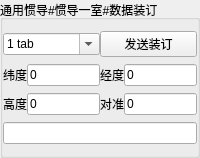
             <widget class="QGroupBox" name="groupBox_6">
              <property name="sizePolicy">
               <sizepolicy hsizetype="Preferred" vsizetype="Maximum">
                <horstretch>0</horstretch>
                <verstretch>0</verstretch>
               </sizepolicy>
              </property>
              <property name="title">
               <string>通用惯导#惯导一室#数据装订</string>
              </property>
              <layout class="QVBoxLayout" name="verticalLayout_11">
               <property name="spacing">
                <number>7</number>
               </property>
               <property name="leftMargin">
                <number>0</number>
               </property>
               <property name="topMargin">
                <number>11</number>
               </property>
               <property name="rightMargin">
                <number>0</number>
               </property>
               <property name="bottomMargin">
                <number>11</number>
               </property>
               <item>
                <widget class="QWidget" name="widget_8" native="true">
                 <layout class="QHBoxLayout" name="horizontalLayout_9">
                  <property name="spacing">
                   <number>0</number>
                  </property>
                  <property name="leftMargin">
                   <number>0</number>
                  </property>
                  <property name="topMargin">
                   <number>0</number>
                  </property>
                  <property name="rightMargin">
                   <number>0</number>
                  </property>
                  <property name="bottomMargin">
                   <number>0</number>
                  </property>
                  <item>
                   <widget class="QComboBox" name="comboBox_binding_com">
                    <property name="sizePolicy">
                     <sizepolicy hsizetype="Minimum" vsizetype="Fixed">
                      <horstretch>0</horstretch>
                      <verstretch>0</verstretch>
                     </sizepolicy>
                    </property>
                    <property name="toolTip">
                     <string>&lt;html&gt;&lt;head/&gt;&lt;body&gt;&lt;p&gt;串口&lt;/p&gt;&lt;/body&gt;&lt;/html&gt;</string>
                    </property>
                    <property name="editable">
                     <bool>true</bool>
                    </property>
                    <item>
                     <property name="text">
                      <string>1 tab</string>
                     </property>
                    </item>
                    <item>
                     <property name="text">
                      <string>2 tab</string>
                     </property>
                    </item>
                    <item>
                     <property name="text">
                      <string>3 tab</string>
                     </property>
                    </item>
                   </widget>
                  </item>
                  <item>
                   <widget class="QPushButton" name="pushButton_binding_send">
                    <property name="sizePolicy">
                     <sizepolicy hsizetype="Ignored" vsizetype="Fixed">
                      <horstretch>0</horstretch>
                      <verstretch>0</verstretch>
                     </sizepolicy>
                    </property>
                    <property name="text">
                     <string>发送装订</string>
                    </property>
                   </widget>
                  </item>
                 </layout>
                </widget>
               </item>
               <item>
                <widget class="QWidget" name="widget_9" native="true">
                 <layout class="QHBoxLayout" name="horizontalLayout_10">
                  <property name="spacing">
                   <number>0</number>
                  </property>
                  <property name="leftMargin">
                   <number>0</number>
                  </property>
                  <property name="topMargin">
                   <number>0</number>
                  </property>
                  <property name="rightMargin">
                   <number>0</number>
                  </property>
                  <property name="bottomMargin">
                   <number>0</number>
                  </property>
                  <item>
                   <widget class="QLabel" name="label_33">
                    <property name="sizePolicy">
                     <sizepolicy hsizetype="Fixed" vsizetype="Preferred">
                      <horstretch>0</horstretch>
                      <verstretch>0</verstretch>
                     </sizepolicy>
                    </property>
                    <property name="text">
                     <string>纬度</string>
                    </property>
                   </widget>
                  </item>
                  <item>
                   <widget class="QLineEdit" name="lineEdit_binding_latitude">
                    <property name="sizePolicy">
                     <sizepolicy hsizetype="Ignored" vsizetype="Fixed">
                      <horstretch>0</horstretch>
                      <verstretch>0</verstretch>
                     </sizepolicy>
                    </property>
                    <property name="text">
                     <string>0</string>
                    </property>
                   </widget>
                  </item>
                  <item>
                   <widget class="QLabel" name="label_34">
                    <property name="sizePolicy">
                     <sizepolicy hsizetype="Fixed" vsizetype="Preferred">
                      <horstretch>0</horstretch>
                      <verstretch>0</verstretch>
                     </sizepolicy>
                    </property>
                    <property name="text">
                     <string>经度</string>
                    </property>
                   </widget>
                  </item>
                  <item>
                   <widget class="QLineEdit" name="lineEdit_binding_longitude">
                    <property name="sizePolicy">
                     <sizepolicy hsizetype="Ignored" vsizetype="Fixed">
                      <horstretch>0</horstretch>
                      <verstretch>0</verstretch>
                     </sizepolicy>
                    </property>
                    <property name="text">
                     <string>0</string>
                    </property>
                   </widget>
                  </item>
                 </layout>
                </widget>
               </item>
               <item>
                <widget class="QWidget" name="widget_10" native="true">
                 <layout class="QHBoxLayout" name="horizontalLayout_14">
                  <property name="spacing">
                   <number>0</number>
                  </property>
                  <property name="leftMargin">
                   <number>0</number>
                  </property>
                  <property name="topMargin">
                   <number>0</number>
                  </property>
                  <property name="rightMargin">
                   <number>0</number>
                  </property>
                  <property name="bottomMargin">
                   <number>0</number>
                  </property>
                  <item>
                   <widget class="QLabel" name="label_36">
                    <property name="sizePolicy">
                     <sizepolicy hsizetype="Fixed" vsizetype="Preferred">
                      <horstretch>0</horstretch>
                      <verstretch>0</verstretch>
                     </sizepolicy>
                    </property>
                    <property name="text">
                     <string>高度</string>
                    </property>
                   </widget>
                  </item>
                  <item>
                   <widget class="QLineEdit" name="lineEdit_binding_height">
                    <property name="sizePolicy">
                     <sizepolicy hsizetype="Ignored" vsizetype="Fixed">
                      <horstretch>0</horstretch>
                      <verstretch>0</verstretch>
                     </sizepolicy>
                    </property>
                    <property name="text">
                     <string>0</string>
                    </property>
                   </widget>
                  </item>
                  <item>
                   <widget class="QLabel" name="label_43">
                    <property name="sizePolicy">
                     <sizepolicy hsizetype="Fixed" vsizetype="Preferred">
                      <horstretch>0</horstretch>
                      <verstretch>0</verstretch>
                     </sizepolicy>
                    </property>
                    <property name="text">
                     <string>对准</string>
                    </property>
                   </widget>
                  </item>
                  <item>
                   <widget class="QLineEdit" name="lineEdit_binding_time">
                    <property name="sizePolicy">
                     <sizepolicy hsizetype="Ignored" vsizetype="Fixed">
                      <horstretch>0</horstretch>
                      <verstretch>0</verstretch>
                     </sizepolicy>
                    </property>
                    <property name="text">
                     <string>0</string>
                    </property>
                   </widget>
                  </item>
                 </layout>
                </widget>
               </item>
               <item>
                <widget class="QLineEdit" name="lineEdit_binding_command"/>
               </item>
              </layout>
             </widget>
